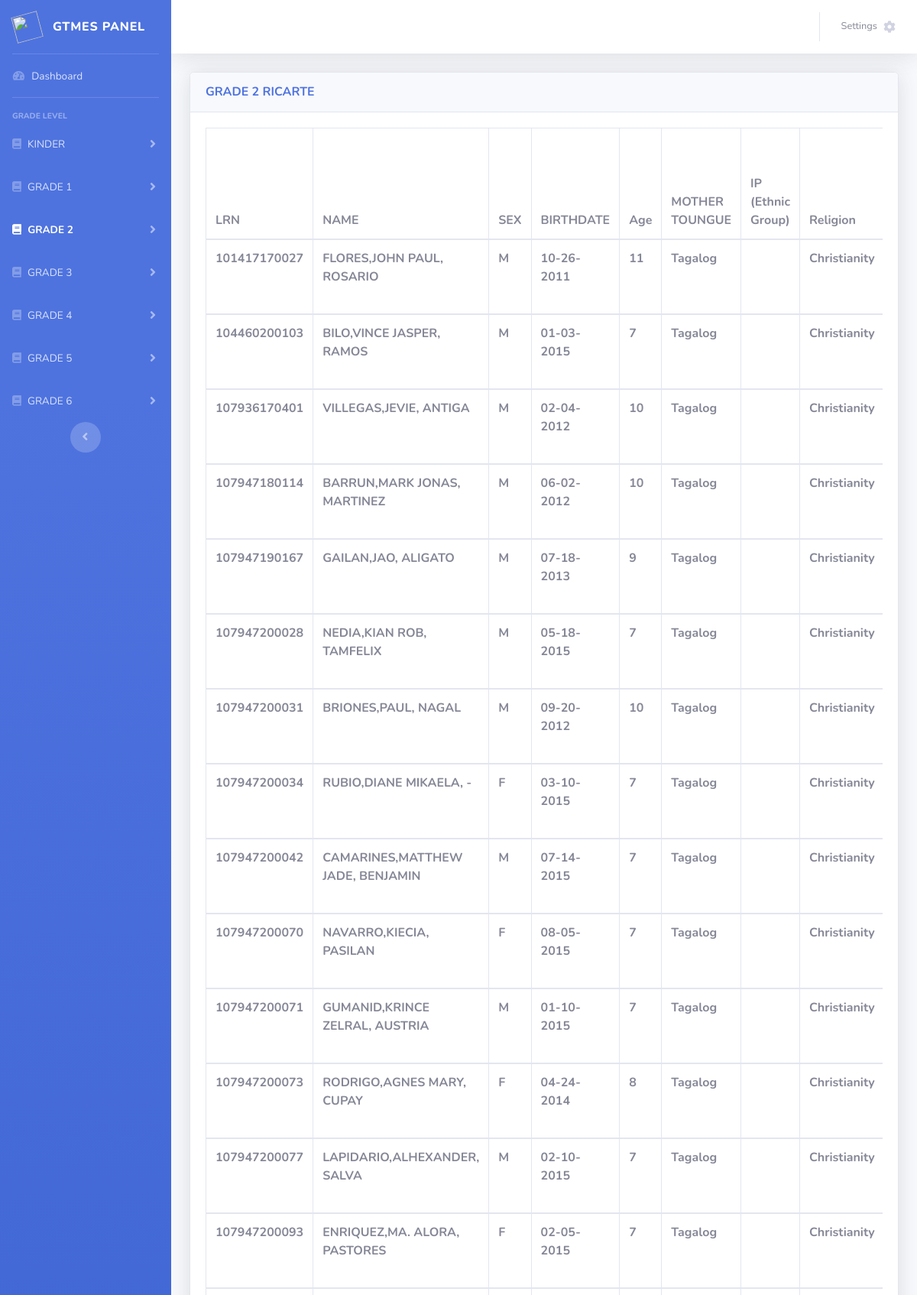
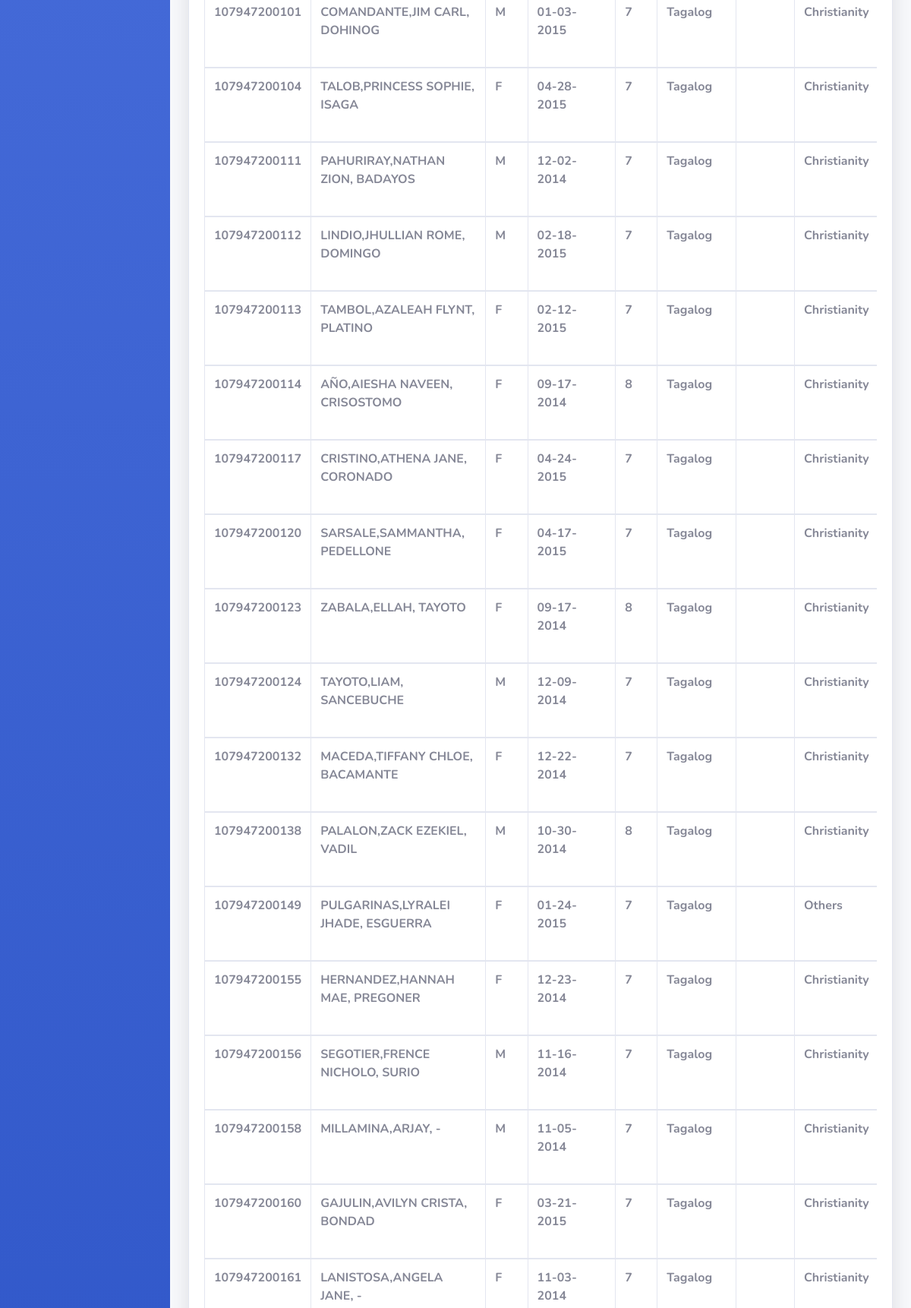
Screenshot of /grade2_ricarte.php (signed in, upper part) with the database file from the repository (2 pictures, top to bottom).
### tables this page shows
CREATE TABLE `grade2_ricarte` (
  `LRN` char(12) NOT NULL,
  `Student_Name` char(150) DEFAULT NULL,
  `Sex` char(1) DEFAULT NULL,
  `Birth_Date` char(10) DEFAULT NULL,
  `Age` int(3) DEFAULT NULL,
  `Mother_Tongue` char(30) DEFAULT NULL,
  `Ethnic_GroupN14` char(40) DEFAULT NULL,
  `Religion` char(30) DEFAULT NULL,
  `House_NO_Street_Sitio_Purok` char(100) DEFAULT NULL,
  `Barangay` char(30) DEFAULT NULL,
  `Municipality` char(30) DEFAULT NULL,
  `Province` char(40) DEFAULT NULL,
  `Father_Name` char(150) DEFAULT NULL,
  `Maiden_Mother_Name` char(150) DEFAULT NULL,
  `Guardian_Name` char(150) DEFAULT NULL,
  `Guardian_Relationship` char(30) DEFAULT NULL,
  `Guardian_Number` char(10) DEFAULT NULL,
  `Learning_Modality` char(30) DEFAULT NULL,
  `Remarks` char(40) DEFAULT NULL
);

### grade2_ricarte.php (the view, shortened to what this page needs)
<!DOCTYPE html>
<html lang="en">
<head>
    <link href="vendor/fontawesome-free/css/all.min.css" rel="stylesheet" type="text/css">
    <link href="css/sb-admin-2.min.css" rel="stylesheet">
    <link href="vendor/datatables/dataTables.bootstrap4.min.css" rel="stylesheet">
</head>
<body id="page-top">
    <div id="wrapper">
        <ul class="navbar-nav bg-gradient-primary sidebar sidebar-dark accordion" id="accordionSidebar">
            <a class="sidebar-brand d-flex align-items-center justify-content-center" href="index.php">
                <div class="sidebar-brand-icon rotate-n-15">
                <img width="35" height="35" src="img/logo.png">
                </div>
                <div class="sidebar-brand-text mx-3">GTMES PANEL <sup></sup></div>
            </a>
            <hr class="sidebar-divider my-0">
            <li class="nav-item">
                <a class="nav-link" href="index.php">
                    <i class="fas fa-fw fa-tachometer-alt"></i>
                    <span>Dashboard</span></a>
            </li>
            <hr class="sidebar-divider">
            <div class="sidebar-heading">
                Grade Level
            </div>
            <li class="nav-item">
                <a class="nav-link collapsed" href="#" data-toggle="collapse" data-target="#collapseTwo"
                    aria-expanded="true" aria-controls="collapseTwo">
                    <i class="fa fa-book"></i>
                    <span>KINDER</span>
                </a>
            </li>
            <li class="nav-item">
                <a class="nav-link collapsed" href="#" data-toggle="collapse" data-target="#collapseG1"
                    aria-expanded="true" aria-controls="collapseG1">
                    <i class="fa fa-book"></i>
                    <span>GRADE 1</span>
                </a>
            </li>
            <li class="nav-item active">
                <a class="nav-link collapsed" href="#" data-toggle="collapse" data-target="#collapseG2"
                    aria-expanded="true" aria-controls="collapseG2">
                    <i class="fa fa-book"></i>
                    <span>GRADE 2</span>
                </a>
            </li>
            <li class="nav-item">
                <a class="nav-link collapsed" href="#" data-toggle="collapse" data-target="#collapseG3"
                    aria-expanded="true" aria-controls="collapseG3">
                    <i class="fa fa-book"></i>
                    <span>GRADE 3</span>
                </a>
            </li>
            <li class="nav-item">
                <a class="nav-link collapsed" href="#" data-toggle="collapse" data-target="#collapseG4"
                    aria-expanded="true" aria-controls="collapseG4">
                    <i class="fa fa-book"></i>
                    <span>GRADE 4</span>
                </a>
            </li>
            <li class="nav-item">
                <a class="nav-link collapsed" href="#" data-toggle="collapse" data-target="#collapseG5"
                    aria-expanded="true" aria-controls="collapseG5">
                    <i class="fa fa-book"></i>
                    <span>GRADE 5</span>
                </a>
            </li>
            <li class="nav-item">
                <a class="nav-link collapsed" href="#" data-toggle="collapse" data-target="#collapseG6"
                    aria-expanded="true" aria-controls="collapseG6">
                    <i class="fa fa-book"></i>
                    <span>GRADE 6</span>
                </a>
            </li>
            <div class="text-center d-none d-md-inline">
                <button class="rounded-circle border-0" id="sidebarToggle"></button>
            </div>
        </ul>
        <div id="content-wrapper" class="d-flex flex-column">
            <div id="content">
                <nav class="navbar navbar-expand navbar-light bg-white topbar mb-4 static-top shadow">
                    <ul class="navbar-nav ml-auto">
                         <li class="nav-item dropdown no-arrow">
                            <a class="nav-link dropdown-toggle" href="#" id="userDropdown" role="button"
                                data-toggle="dropdown" aria-haspopup="true" aria-expanded="false">
                                <span class="mr-2 d-none d-lg-inline text-gray-600 small">Settings</span>
                                <i class="fa fa-cog" aria-hidden="true"></i>
                            </a>
                        </li>
                    </ul>
                </nav>
                <div class="container-fluid">
                    <div class="card shadow mb-4">
                        <div class="card-header py-3">
                            <h6 class="m-0 font-weight-bold text-primary">GRADE 2 RICARTE</h6>
                        </div>
                        <div class="card-body">
                            <div class="table-responsive">
                                <table class="table table-bordered" id="dataTable" width="100%" cellspacing="0">
                                     <thead>
                                        <tr>
                                            <th>LRN</th>
                                            <th>NAME</th>
                                            <th>SEX</th>
                                            <th>BIRTHDATE</th>
                                            <th>Age</th>
                                            <th>MOTHER TOUNGUE</th>
                                            <th>IP (Ethnic Group)</th>
                                            <th>Religion</th>
                                        </tr>
                                    </thead>
                                        <?php
                        $con = mysqli_connect("localhost","root","","gtmes_db");
                        $stmt = mysqli_query($con, "SELECT * from grade2_ricarte");
                        while ($row = mysqli_fetch_row($stmt)) {
                        echo "<tbody>";
                        echo "<tr>";
                        for ($j = 0; $j < 19; $j++) {
                        echo "<th>".$row[$j]."</th>";
                             }
                        }
                                ?>
                                </table>
                            </div>
                        </div>
                    </div>
                </div>
            </div>
        </div>
    </div>
</body>
</html>

### rows the page displays
grade2_ricarte: LRN "101417170027", Student_Name "FLORES,JOHN PAUL, ROSARIO", Sex "M", Birth_Date "10-26-2011", Age "11", Mother_Tongue "Tagalog", Religion "Christianity"
grade2_ricarte: LRN "104460200103", Student_Name "BILO,VINCE JASPER, RAMOS", Sex "M", Birth_Date "01-03-2015", Age "7", Mother_Tongue "Tagalog", Religion "Christianity"
grade2_ricarte: LRN "107936170401", Student_Name "VILLEGAS,JEVIE, ANTIGA", Sex "M", Birth_Date "02-04-2012", Age "10", Mother_Tongue "Tagalog", Religion "Christianity"
grade2_ricarte: LRN "107947180114", Student_Name "BARRUN,MARK JONAS, MARTINEZ", Sex "M", Birth_Date "06-02-2012", Age "10", Mother_Tongue "Tagalog", Religion "Christianity"
grade2_ricarte: LRN "107947190167", Student_Name "GAILAN,JAO, ALIGATO", Sex "M", Birth_Date "07-18-2013", Age "9", Mother_Tongue "Tagalog", Religion "Christianity"
grade2_ricarte: LRN "107947200028", Student_Name "NEDIA,KIAN ROB, TAMFELIX", Sex "M", Birth_Date "05-18-2015", Age "7", Mother_Tongue "Tagalog", Religion "Christianity"
grade2_ricarte: LRN "107947200031", Student_Name "BRIONES,PAUL, NAGAL", Sex "M", Birth_Date "09-20-2012", Age "10", Mother_Tongue "Tagalog", Religion "Christianity"
grade2_ricarte: LRN "107947200034", Student_Name "RUBIO,DIANE MIKAELA, -", Sex "F", Birth_Date "03-10-2015", Age "7", Mother_Tongue "Tagalog", Religion "Christianity"
grade2_ricarte: LRN "107947200042", Student_Name "CAMARINES,MATTHEW JADE, BENJAMIN", Sex "M", Birth_Date "07-14-2015", Age "7", Mother_Tongue "Tagalog", Religion "Christianity"
grade2_ricarte: LRN "107947200070", Student_Name "NAVARRO,KIECIA, PASILAN", Sex "F", Birth_Date "08-05-2015", Age "7", Mother_Tongue "Tagalog", Religion "Christianity"
grade2_ricarte: LRN "107947200071", Student_Name "GUMANID,KRINCE ZELRAL, AUSTRIA", Sex "M", Birth_Date "01-10-2015", Age "7", Mother_Tongue "Tagalog", Religion "Christianity"
grade2_ricarte: LRN "107947200073", Student_Name "RODRIGO,AGNES MARY, CUPAY", Sex "F", Birth_Date "04-24-2014", Age "8", Mother_Tongue "Tagalog", Religion "Christianity"
grade2_ricarte: LRN "107947200077", Student_Name "LAPIDARIO,ALHEXANDER, SALVA", Sex "M", Birth_Date "02-10-2015", Age "7", Mother_Tongue "Tagalog", Religion "Christianity"
grade2_ricarte: LRN "107947200093", Student_Name "ENRIQUEZ,MA. ALORA, PASTORES", Sex "F", Birth_Date "02-05-2015", Age "7", Mother_Tongue "Tagalog", Religion "Christianity"
grade2_ricarte: LRN "107947200101", Student_Name "COMANDANTE,JIM CARL, DOHINOG", Sex "M", Birth_Date "01-03-2015", Age "7", Mother_Tongue "Tagalog", Religion "Christianity"
grade2_ricarte: LRN "107947200104", Student_Name "TALOB,PRINCESS SOPHIE, ISAGA", Sex "F", Birth_Date "04-28-2015", Age "7", Mother_Tongue "Tagalog", Religion "Christianity"
grade2_ricarte: LRN "107947200111", Student_Name "PAHURIRAY,NATHAN ZION, BADAYOS", Sex "M", Birth_Date "12-02-2014", Age "7", Mother_Tongue "Tagalog", Religion "Christianity"
grade2_ricarte: LRN "107947200112", Student_Name "LINDIO,JHULLIAN ROME, DOMINGO", Sex "M", Birth_Date "02-18-2015", Age "7", Mother_Tongue "Tagalog", Religion "Christianity"
grade2_ricarte: LRN "107947200113", Student_Name "TAMBOL,AZALEAH FLYNT, PLATINO", Sex "F", Birth_Date "02-12-2015", Age "7", Mother_Tongue "Tagalog", Religion "Christianity"
grade2_ricarte: LRN "107947200114", Student_Name "AÑO,AIESHA NAVEEN, CRISOSTOMO", Sex "F", Birth_Date "09-17-2014", Age "8", Mother_Tongue "Tagalog", Religion "Christianity"
grade2_ricarte: LRN "107947200117", Student_Name "CRISTINO,ATHENA JANE, CORONADO", Sex "F", Birth_Date "04-24-2015", Age "7", Mother_Tongue "Tagalog", Religion "Christianity"
grade2_ricarte: LRN "107947200120", Student_Name "SARSALE,SAMMANTHA, PEDELLONE", Sex "F", Birth_Date "04-17-2015", Age "7", Mother_Tongue "Tagalog", Religion "Christianity"
grade2_ricarte: LRN "107947200123", Student_Name "ZABALA,ELLAH, TAYOTO", Sex "F", Birth_Date "09-17-2014", Age "8", Mother_Tongue "Tagalog", Religion "Christianity"
grade2_ricarte: LRN "107947200124", Student_Name "TAYOTO,LIAM, SANCEBUCHE", Sex "M", Birth_Date "12-09-2014", Age "7", Mother_Tongue "Tagalog", Religion "Christianity"
grade2_ricarte: LRN "107947200132", Student_Name "MACEDA,TIFFANY CHLOE, BACAMANTE", Sex "F", Birth_Date "12-22-2014", Age "7", Mother_Tongue "Tagalog", Religion "Christianity"
grade2_ricarte: LRN "107947200138", Student_Name "PALALON,ZACK EZEKIEL, VADIL", Sex "M", Birth_Date "10-30-2014", Age "8", Mother_Tongue "Tagalog", Religion "Christianity"
grade2_ricarte: LRN "107947200149", Student_Name "PULGARINAS,LYRALEI JHADE, ESGUERRA", Sex "F", Birth_Date "01-24-2015", Age "7", Mother_Tongue "Tagalog", Religion "Others"
grade2_ricarte: LRN "107947200155", Student_Name "HERNANDEZ,HANNAH MAE, PREGONER", Sex "F", Birth_Date "12-23-2014", Age "7", Mother_Tongue "Tagalog", Religion "Christianity"
grade2_ricarte: LRN "107947200156", Student_Name "SEGOTIER,FRENCE NICHOLO, SURIO", Sex "M", Birth_Date "11-16-2014", Age "7", Mother_Tongue "Tagalog", Religion "Christianity"
grade2_ricarte: LRN "107947200158", Student_Name "MILLAMINA,ARJAY, -", Sex "M", Birth_Date "11-05-2014", Age "7", Mother_Tongue "Tagalog", Religion "Christianity"
grade2_ricarte: LRN "107947200160", Student_Name "GAJULIN,AVILYN CRISTA, BONDAD", Sex "F", Birth_Date "03-21-2015", Age "7", Mother_Tongue "Tagalog", Religion "Christianity"
grade2_ricarte: LRN "107947200161", Student_Name "LANISTOSA,ANGELA JANE, -", Sex "F", Birth_Date "11-03-2014", Age "7", Mother_Tongue "Tagalog", Religion "Christianity"
